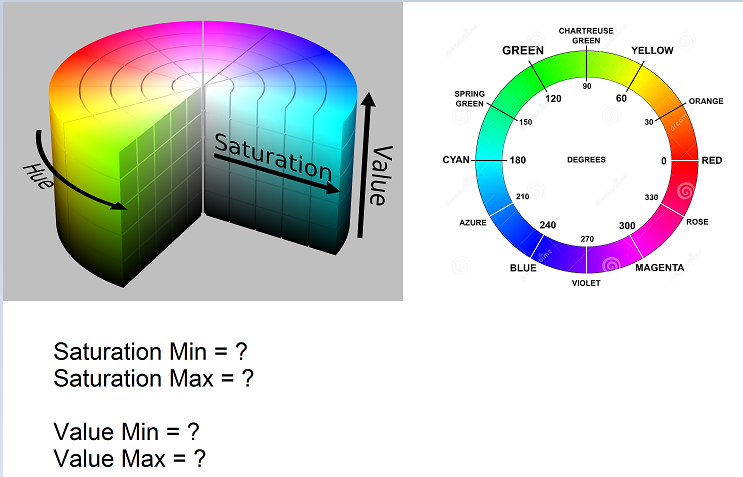
#> input picture pictures/hsv2.png, 743 x 477 px, found by its file name
$ python detectObjectColor.py
#> lines starting #> are read from the running program, lines starting #| are printed output that depends on the picture; after the words box and inside, x2 and y2 are one past the last pixel; in counts of white or black regions, pixels touching at a corner belong together

import cv2 as cv
import numpy as np

path = "C:\\Users\\hp\\Google Drive\\Fiverr Work\\2022\\15. Teaching OpenCV to Client\\pictures"

# as this is required by createTrackbar function
def nothing(x):
    pass

# create a window
cv.namedWindow('TrackBar')

# create trackbar for lower hue values, by default at 0
cv.createTrackbar('LH', 'TrackBar', 0, 180, nothing)
#> slider 'LH' is set to 36
# create trackbar for upper hue values, by default at 255
cv.createTrackbar('UH', 'TrackBar', 180, 180, nothing)
# create trackbar for lower saturation values, by default at 0
cv.createTrackbar('LS', 'TrackBar', 0, 255, nothing)
#> slider 'LS' is set to 51
cv.createTrackbar('US', 'TrackBar', 255, 255, nothing)
cv.createTrackbar('LV', 'TrackBar', 0, 255, nothing)
#> slider 'LV' is set to 51
cv.createTrackbar('UV', 'TrackBar', 255, 255, nothing)


while True:
    # read an image
    img = cv.imread(path + "\\hsv2.png")
#> img is the input picture: shape (477, 743, 3); mean B, G, R 209, 212.3, 209.6

    # convert it to hsv
    hsv = cv.cvtColor(img, cv.COLOR_BGR2HSV)
#> hsv: shape (477, 743, 3); mean H, S, V 19.3, 41.1, 224.7

    # get the values of trackbar using getTrackbarPos function
    lh = cv.getTrackbarPos('LH', 'TrackBar')
    uh = cv.getTrackbarPos('UH', 'TrackBar')
    ls = cv.getTrackbarPos('LS', 'TrackBar')
    us = cv.getTrackbarPos('US', 'TrackBar')
    lv = cv.getTrackbarPos('LV', 'TrackBar')
    uv = cv.getTrackbarPos('UV', 'TrackBar')

    # create an array of lower bound and upper bound

    lowerRegion = np.array([lh, ls, lv])
    upperRegion = np.array([uh, us, uv])

    # creating a mask
    mask = cv.inRange(hsv, lowerRegion, upperRegion)
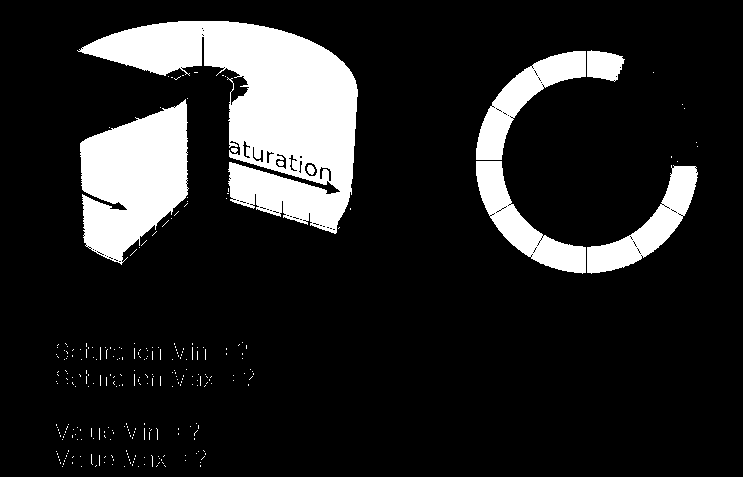
#> mask: shape (477, 743); 14.7% white; 286 white regions (277 under 20 px), largest, box (x1, y1, x2, y2) and area: (77, 21, 358, 234) 26449, (80, 99, 189, 265) 11990, (476, 161, 586, 274) 4062

    # now apply the mask
    resultantImage = cv.bitwise_and(img, img, mask = mask)
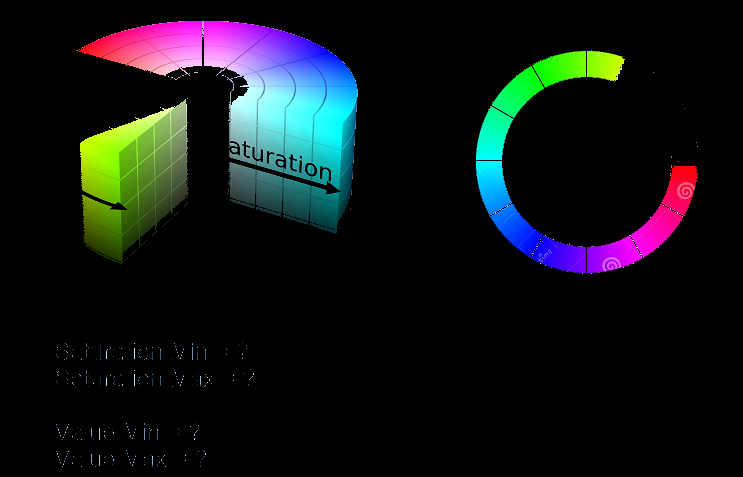
#> resultantImage: shape (477, 743, 3); mean B, G, R 21.9, 20.3, 16

    cv.imshow('input image', img)
    cv.imshow('mask', mask)
    cv.imshow('output', resultantImage)

    k = cv.waitKey(1)
#> (key q is pressed here)

    if k == ord('q'):
        cv.destroyAllWindows()
